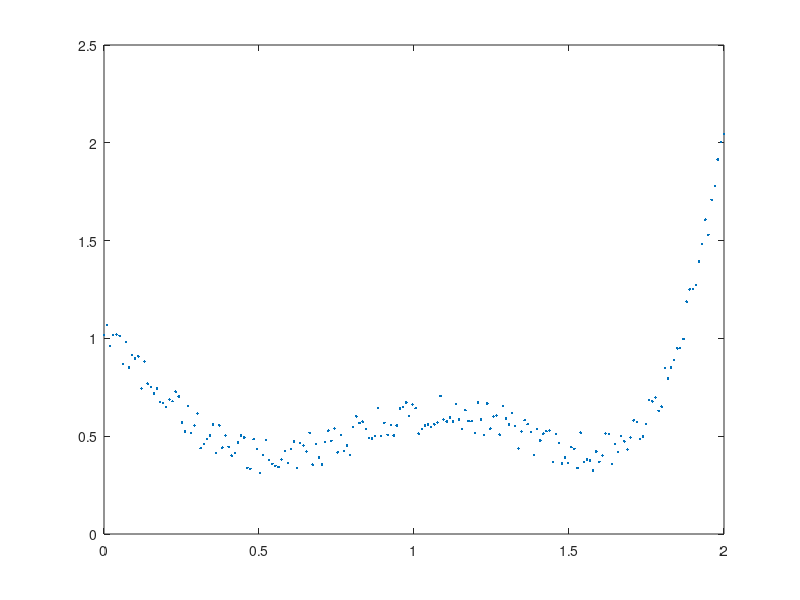

The MATLAB source for this figure: (Note: this script raises an error after producing the figure.)
% feedforward net training and prediction demo for 1d problem
% NTU, ME, SOLab
% 2022/09/27

clc; clear; close all;
%% Step 0: Load data file
% x: 200 points between 0 and 2
% y: 200 points
load('OneDimensional_data.mat');

%% Step 1: Polt the original data
figure(1);
plot(x,y,'.');
hold on;
% ----- to do -----

%% Step 2: Modeling through the all data.
% Construct a feedforward network with one hidden layer of size 10.
% ----- to do -----
net = feedforwardnet(10);%'trainlm'

% Train the network net using the training data.
% Hint: Input will be a row vector. (1*n matrix)
% ----- to do -----
net = train(net,x',y');

% Estimate the targets using the trained network.
% ----- to do -----
y_ffwn = net(x');
y_ffwn = y_ffwn';

% Plot the estimation in the interval [0,2].
% ----- to do -----
plot(x, y_ffwn);

%% Step 3: Estimate error (known model)
figure(2);
y_origin = (1.7*x.^5-6.2*x.^4+6.3*x.^3-2.3*x+1.1);

% Estimate error 
% ----- to do -----
y_err = sqrt((y_ffwn - y_origin).^2)./y_origin.*100;

% Plot error with respect to x  
% ----- to do -----
plot(x, y_err, '.');

%% Step 4: Estimate error (unknown model, leave one out)
% Leave one out: Take out the 1 sample, and model through the remaining n-1 data.
% Generate 200 models.
for i = 1:size(y,1) 
    % Take out the ith sample.
    % ----- to do -----
    x_wo_i = x([1:i-1, i+1:200]);
    y_wo_i = y([1:i-1, i+1:200]);

    % Modeling through the remaining 199 data. (similar Step 2)
    % ----- to do -----
    net_wo_i = feedforwardnet(10);
    net_wo_i = train(net_wo_i, x_wo_i', y_wo_i');
    y_ffwn_wo_i = net_wo_i(x');
    y_ffwn_wo_i = y_ffwn_wo_i';

    % Estimate error between model prediction and provided data 
    % ----- to do -----
    y_err_wo_i(i,1) = sqrt( ( y_ffwn_wo_i(i,1) - y(i,1) ).^2 )./y(i,1).*100;

end
% Polt error with respect to each model 
% ----- to do -----
figure(3)
plot(x, y_err_wo_i, '.');

figure(4)
hist(y_err_wo_i, 10);
